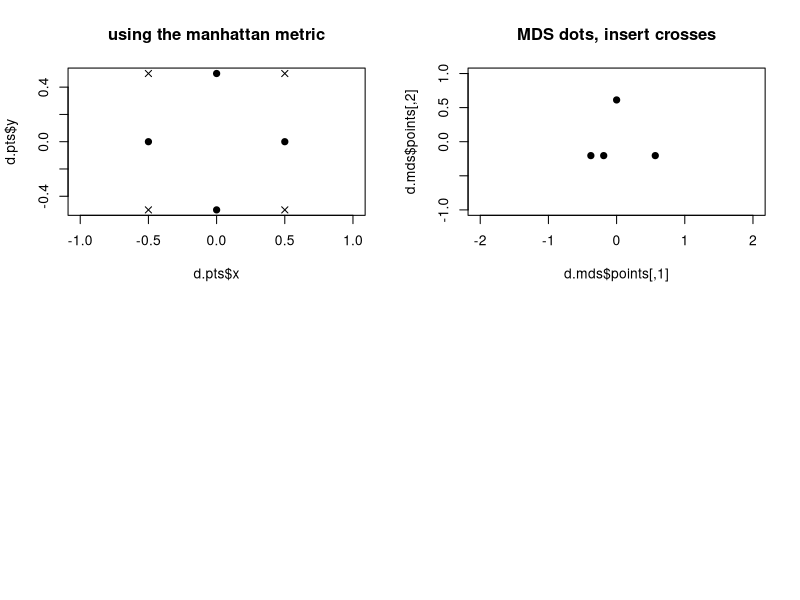

Generate this figure with R: (Note: this script raises an error after producing the figure.)
par(mfrow=c(2,2))

# my mds code
mymds<-function(D){

   n<-dim(D)[1]

   # squaring
   D<-D^2

   # double centre D
   ones<-t(t(rep(1,n)))
   H<-diag(1,n,n)-1/n*(ones%*%t(ones))

   S<- -1/2*H%*%D%*%H

   # eigen decompose
   eS<-eigen(S,symmetric=TRUE)
   U<-eS$vectors
   lambda<-eS$values[1:2]

   X<-U[,1:2]%*%diag(sqrt(eS$values[1:2]),2)

   return(list(points=X,eig=lambda))
}

# dots
d.pts<-list(x=c(0,0.5,0,-0.5),y=c(0.5,0,-0.5,0))
# crosses
c.pts<-list(x=c(0.5,0.5,-0.5,-0.5),y=c(0.5,-0.5,-0.5,0.5))

full.pts<-matrix(c(d.pts$x,c.pts$x,d.pts$y,c.pts$y),8,2)

#d.pts$x<-d.pts$x+6
#d.pts$y<-d.pts$y+3
#c.pts$x<-c.pts$x+6
#c.pts$y<-c.pts$y+3

meth="manhattan"
#meth="euclidean"

# plot original config
plot(d.pts,pch=19,asp=1,main=paste("using the",meth,"metric"))
points(c.pts,pch=4)



D.d<-as.matrix(dist(matrix(c(d.pts$x,d.pts$y),4,2),diag=TRUE,upper=TRUE,method=meth))
#D.c<-as.matrix(dist(matrix(c(c.pts$x,c.pts$y),4,2),diag=TRUE,upper=TRUE))

# MDS on the dots
#d.mds<-mymds(D.d)
d.mds<-cmdscale(D.d,eig=TRUE)

plot(d.mds$points,pch=19,asp=1,main="MDS dots, insert crosses",xlim=c(-1,1),ylim=c(-1,1))

# add in crosses
D.full<-as.matrix(dist(matrix(c(d.pts$x,c.pts$x,d.pts$y,c.pts$y),8,2),diag=TRUE,upper=TRUE,method=meth))
D.dc<-diag(d.mds$points%*%t(d.mds$points))-D.full[5:8,1:4]^2
c.ins<-t(1/2*diag(1/d.mds$eig)%*%t(d.mds$points)%*%(D.dc))

points(c.ins,pch=4)

# MDS both

#full.mds<-mymds(D.full)
full.mds<-cmdscale(D.full,eig=TRUE)
plot(full.mds$points,pch=19,asp=1,main="MDS dots and crosses",
      xlim=c(-1,1),ylim=c(-1,1))

# sample 

plot(full.mds$points,pch=as.character(1:8),asp=1,main="full (red) with re-insert (black)",
      xlim=c(-1,1),ylim=c(-1,1),col="red")

# sample index
sind<-sample(1:8,4)
#sind<-c(1,2,3,4)
#sind<-c(5,6,7,8)
#sind<-c(5,7,3,8)
#sind<-c(1,4,6,7,8)

D.samp<-D.full[1:4,sind]

x.diag<-diag(d.mds$points%*%t(d.mds$points))
x.diag<-matrix(rep(x.diag,dim(D.samp)[2]),dim(D.samp)[1],dim(D.samp)[2])

D.samp<-x.diag-D.samp^2
samp.ins<-1/2*t(diag(1/d.mds$eig)%*%t(d.mds$points)%*%(D.samp))
points(samp.ins,pch=as.character(sind))

#D.full<-diag(d.mds$points%*%t(d.mds$points))-D.full[1:4,]^2
#full.ins<-t(1/2*diag(1/d.mds$eig)%*%t(d.mds$points)%*%(D.full))
#points(full.ins,pch=6)

#points(samp,pch=as.character(1:4),col="light blue")

# not sample points
D.nsamp<-D.full[1:4,-sind]
x.diag<-diag(d.mds$points%*%t(d.mds$points))
x.diag<-matrix(rep(x.diag,dim(D.nsamp)[2]),dim(D.nsamp)[1],dim(D.nsamp)[2])

D.nsamp<-x.diag-D.nsamp^2
nsamp.ins<-1/2*t(diag(1/d.mds$eig)%*%t(d.mds$points)%*%(D.nsamp))
points(nsamp.ins,pch=as.character(c(1:8)[-sind]))


# create a grid
#xn<-seq(-1,1,len=10)
#yn<-seq(-1,1,len=10)
#xx<-rep(xn,10); yy<-rep(yn,rep(10,10))
#gridd<-matrix(c(xx,yy),100,2)
#
#plot(gridd,type="n",cex=0.3,asp=1,main="full (red) with re-insert (black)",
#      xlim=c(-1,1),ylim=c(-1,1),col="red")
#text(gridd,labels=1:100)
#points(full.pts[sind,],pch=19,col=rgb(1,0,0,0.5))
#
## grid mapping
#grid.mds<-cmdscale(as.matrix(dist(gridd,upper=TRUE,diag=TRUE,method=meth)),eig=TRUE)
#
#plot(grid.mds$points,type="n",asp=1,main="GRID full (red) with re-insert (black)",
#      xlim=c(-2,2),ylim=c(-2,2),col="red")
#text(grid.mds$points,labels=1:100)
#
## insert
#grid.full<-rbind(gridd,full.pts)
#
#D.gf<-as.matrix(dist(grid.full,upper=TRUE,diag=TRUE,method=meth))
#
#D.gsamp<-D.gf[1:100,sind]
#
#x.diag<-diag(grid.mds$points%*%t(grid.mds$points))
#x.diag<-matrix(rep(x.diag,dim(D.gsamp)[2]),dim(D.gsamp)[1],dim(D.gsamp)[2])
#
#D.gsamp<-x.diag-D.gsamp^2
#samp.ins<-1/2*t(diag(1/grid.mds$eig)%*%t(grid.mds$points)%*%(D.gsamp))
#
#
#
#points(samp.ins,pch=as.character(sind))
#points(samp.ins,pch=19,col=rgb(1,0,0,0.5))
#
#
#D.gnsamp<-D.gf[1:100,-sind]
#x.diag<-diag(grid.mds$points%*%t(grid.mds$points))
#x.diag<-matrix(rep(x.diag,dim(D.gnsamp)[2]),dim(D.gnsamp)[1],dim(D.gnsamp)[2])
#D.gnsamp<-x.diag-D.gnsamp^2
#nsamp.ins<-1/2*t(diag(1/grid.mds$eig)%*%t(grid.mds$points)%*%(D.gnsamp))
#
#points(nsamp.ins,pch=as.character(c(1:8)[-sind]))
#points(nsamp.ins,pch=19,col=rgb(1,0,0,0.5))




